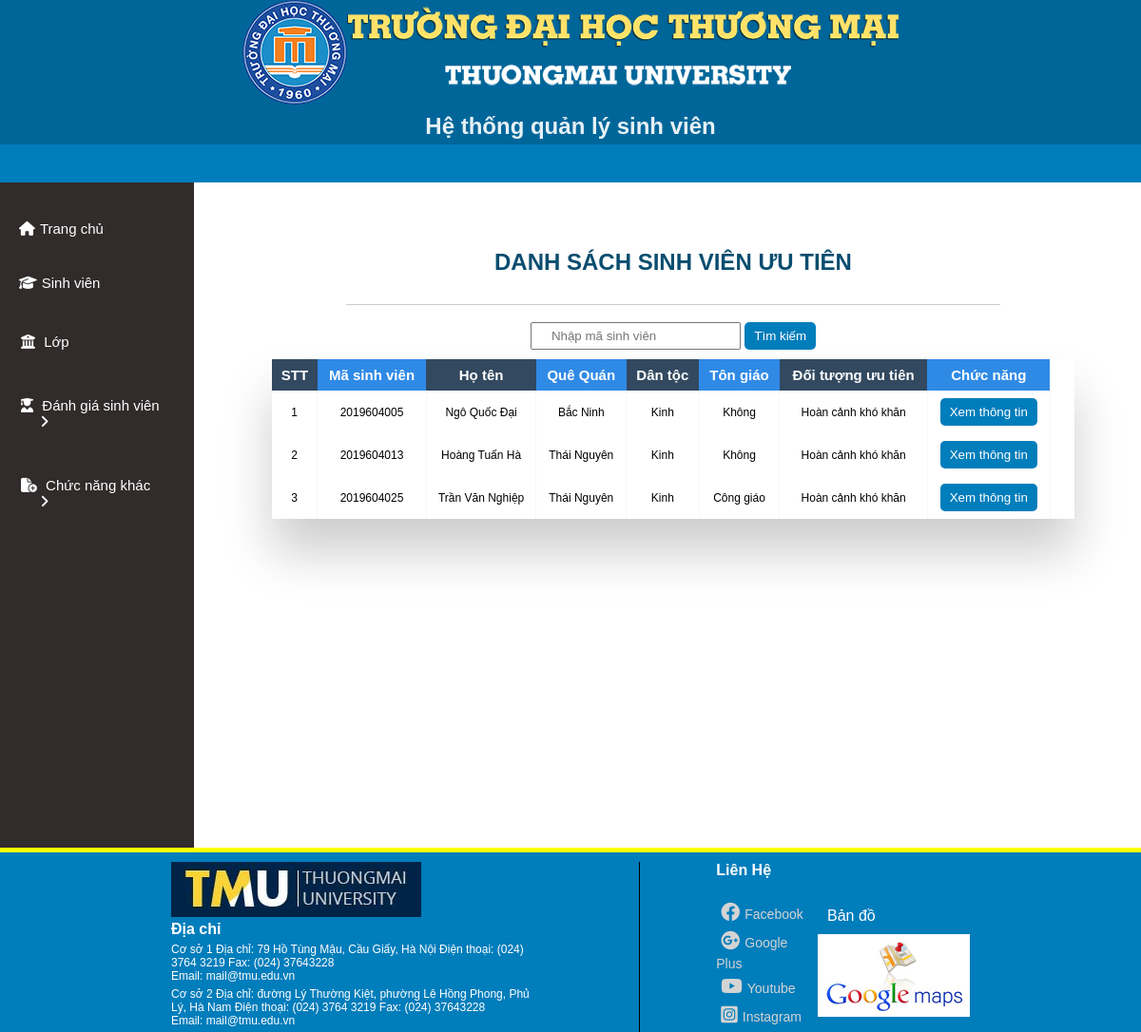
The page /doituong/doituonguutien.php on the database its author committed.
### tables this page shows
CREATE TABLE `sinhvien` (
  `MaSV` int(11) NOT NULL,
  `TenSV` varchar(255) NOT NULL,
  `GioiTinh` varchar(255) NOT NULL,
  `NgaySinh` date NOT NULL,
  `QueQuan` varchar(255) NOT NULL,
  `DanToc` varchar(255) NOT NULL,
  `TonGiao` varchar(255) NOT NULL,
  `SoCMT` varchar(255) NOT NULL,
  `NoiCapCMT` varchar(255) NOT NULL,
  `SDT` varchar(10) NOT NULL,
  `Email` text NOT NULL,
  `DoiTuongMG` int(11) NOT NULL,
  `MaLop` varchar(255) DEFAULT NULL,
  `MaNganh` varchar(255) NOT NULL
);

### doituong/doituonguutien.php (the view, shortened to what this page needs)
<?php
    $conn = mysqli_connect("localhost", "root", "", "qlsv") or die("Connection failed !");
    mysqli_set_charset($conn, 'utf8');
    $result = mysqli_query($conn, 'select * from sinhvien where DoiTuongMG > 0');
?>
<!DOCTYPE html>
<html lang="en">
<head>
    <link rel="stylesheet"
          href="../styleAdmin.css">
    <link rel="stylesheet"
          href="https://cdnjs.cloudflare.com/ajax/libs/font-awesome/6.1.1/css/all.min.css">
</head>
<body>
    <?php include("../header.php"); ?>
    <?php include("../nav.php"); ?>
    <section>
        <div class="section-contain">
            <?php include("../menu.php"); ?>
            <div id="showFunction">
                <div class="head_title">
                    <h1>DANH SÁCH SINH VIÊN ƯU TIÊN</h1>
                </div>
                <br>
                <form action="timkiem.php"
                      method="POST">
                    <input type="text"
                           name="masv"
                           placeholder="Nhập mã sinh viên"
                           class="input-css"
                           required>
                    <button type="submit"
                            name="submit"
                            class="btn-submit-css">Tìm kiếm
                    </button>
                </form>
                <div class="table-wrapper">
                    <table class="fl-table">
                        <thead>
                            <tr>
                                <th>STT</th>
                                <th>Mã sinh viên</th>
                                <th>Họ tên</th>
                                <th>Quê Quán</th>
                                <th>Dân tộc</th>
                                <th>Tôn giáo</th>
                                <th>Đối tượng ưu tiên</th>
                                <th>Chức năng</th>
                            </tr>
                        </thead>
                        <?php
            $i = 0;
            foreach ($result as $item){
                if($item['DoiTuongMG']==1||$item['DoiTuongMG']==2){
                        ?>
                        <tbody>
                            <tr>
                                <td><?php $i++; echo $i; ?></td>
                                <td><?php echo $item['MaSV']; ?></td>
                                <td><?php echo $item['TenSV']; ?></td>
                                <td><?php echo $item['QueQuan']; ?></td>
                                <td><?php echo $item['DanToc']; ?></td>
                                <td><?php echo $item['TonGiao']; ?></td>
                                <td>
                                    <?php
                                    if($item['DoiTuongMG'] == 1){
                                        echo "Hoàn cảnh khó khăn";
                                    }
                                    ?>
                                </td>
                                <td>
                                    <form method="post"
                                          action="">
                                        <input onclick="window.location = '../doituong/thongtindoituong.php?id=<?php echo $item['MaSV'] ?>'"
                                               type="button"
                                               value="Xem thông tin"
                                               class="btn-submit-css">
                                    </form>
                                </td>
                            </tr>
                        </tbody>
                        <?php }} ?>
                    </table>
                </div>
                <br>
            </div>
        </div>
    </section>
    <?php include("../footer.php"); ?>
</body>
</html>

### styleAdmin.css (style rules this page uses)
* { padding: 0; margin: 0; box-sizing: border-box; font-family: sans-serif; }
section { text-align: center; }
#showFunction { margin: 40px 0 0 5px; height:100%; float: right; width: 82%; border-radius: 5px; }
.table-wrapper { margin: 10px 70px 70px; box-shadow: 0px 35px 50px rgba( 0, 0, 0, 0.2 ); }
.fl-table { border-radius: 5px; font-size: 15px; font-weight: normal; border: none; width: 97%; border-collapse: collapse; white-space: nowrap; background-color: white; margin-right: 10px; }
.fl-table td, .fl-table th { text-align: center; padding: 8px; }
.fl-table td { border-right: 1px solid #f8f8f8; font-size: 12px; }
.fl-table thead th { color: #ffffff; background: #2f8ae6; }
.fl-table thead th:nth-child(odd) { color: #ffffff; background: #324960; }
h1 { margin: 30px; color:#094d6f; }
.head_title { margin: 0 auto; width : 70%; align-items: center; text-align: center; border-bottom: 1px solid #ccc; }
.input-css { padding: 5px 20px; outline: none; }
.btn-submit-css { padding: 7px 10px; border: none; background-color: #007dbb; color: white; border-radius: 5px; cursor: pointer; }

### rows shown on the page
sinhvien: MaSV "2019604005", TenSV "Ngô Quốc Đại", QueQuan "Bắc Ninh", DanToc "Kinh", TonGiao "Không", DoiTuongMG "Hoàn cảnh khó khăn"
sinhvien: MaSV "2019604013", TenSV "Hoàng Tuấn Hà", QueQuan "Thái Nguyên", DanToc "Kinh", TonGiao "Không", DoiTuongMG "Hoàn cảnh khó khăn"
sinhvien: MaSV "2019604025", TenSV "Trần Văn Nghiệp", QueQuan "Thái Nguyên", DanToc "Kinh", TonGiao "Công giáo", DoiTuongMG "Hoàn cảnh khó khăn"
